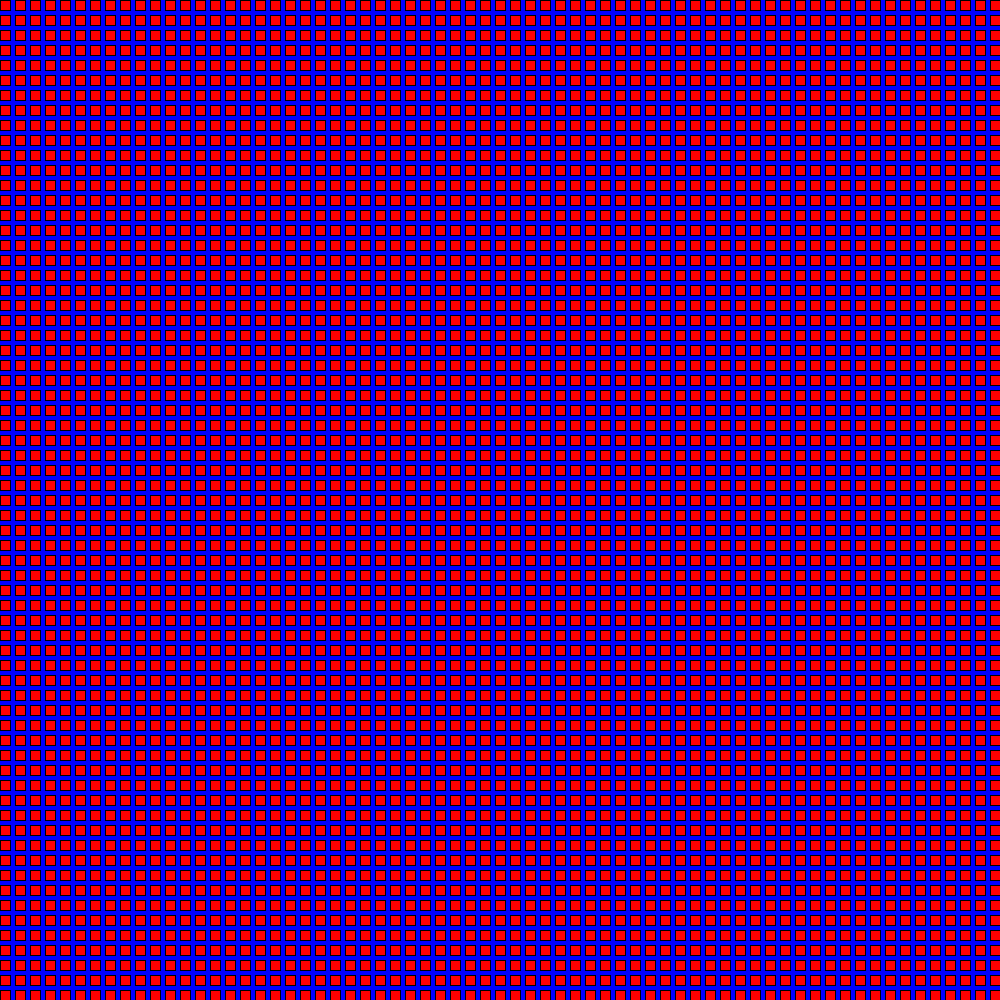
Frame 1 (no input)
Frame 60 (the mouse pressed at the canvas centre just before this capture): identical to frame 1, image omitted
Frame 120 (the mouse held since frame 60 and released just before this capture): identical to frame 1, image omitted

The Processing sketch that drew this single still picture (run headless with seeded random() and noise(); from frame 60 on, the mouse is pressed at the canvas centre):

// Processing sketch: processing_74533
// ── processing_74533.pde

void setup (){
  size (1000,1000);
  background(0,0,255);
 
  
}
 
void draw(){
  fill(255,0,0);
  
for (int y = 0;y <= height; y = y+15){
  for(int x =0;x <= width; x = x+15){
    
    rect (x,y,10,10);
    
}


 }
}
